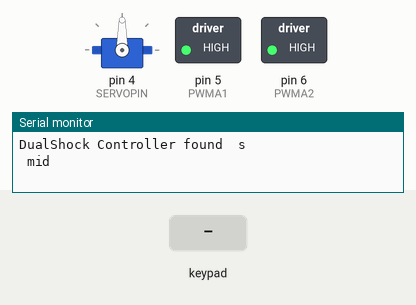
This sketch was run on a simulated Arduino Uno, built with avr-gcc and run on an emulated ATmega328P. On the bench: servo, switched loads named in the sketch (green lamp = pin HIGH), the last lines printed to the serial monitor. Inputs (shaded band) come from the test bench.

Above: at 1.5 s.
1.6 s: key 'U' pressed
At 1.8 s:
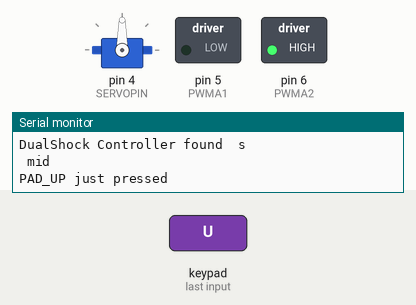
3.5 s: key 'D' pressed
At 3.71 s:
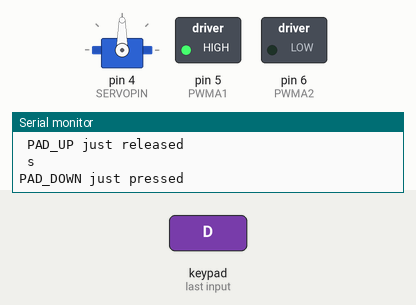
5.4 s: key 'O' pressed
At 5.63 s:
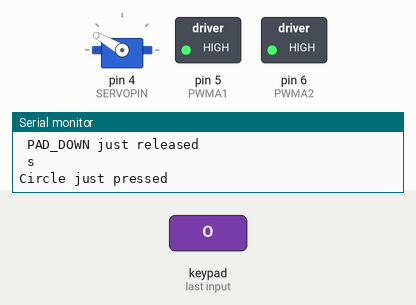
7.3 s: key 'S' pressed
At 7.54 s:
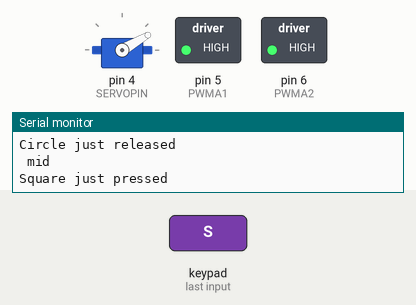
Timing chart, 0 to 10.2 s (numbered marks = the images above; inputs shaded):
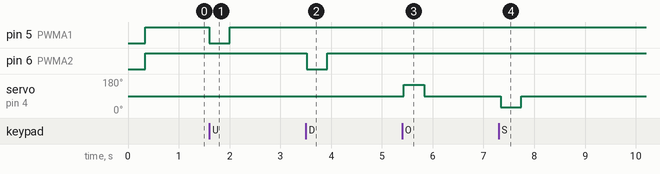

The sketch:

PS2_old.ino
```cpp
#include <Servo.h>
#include <PS2X_lib.h>  //for v1.6
PS2X ps2x;
Servo myservo;

#define PS2_DAT        A0  //14
#define PS2_CMD        A1  //15
#define PS2_SEL        A2  //16
#define PS2_CLK        A3  //17
#define PWMA1          5   //Motor A's pin
#define PWMA2          6   //Motor A's pin
#define SERVOPIN       4   //servo's pin

#define SERVOMIN 30      //the angle of servo
#define SERVOMID 90
#define SERVOMAX 150
#define TURNLEFT myservo.write(SERVOMIN)  //turn left
#define TURNMID myservo.write(SERVOMID)   //turn middle
#define TURNRIGHT myservo.write(SERVOMAX)  //turn right
#define MOTORFOWARD setMotor(255)   //motor foward
#define MOTORBACK setMotor(-255)     //motor back
#define MOTORSTOP setMotor(0)        //motor stop

bool EnableRockerR = 1;
bool EnableRockerL = 1;
int RMid = 0 ;
int LStop = 0 ;

#define pressures   false
#define rumble      false
int error = 0;
byte type = 0;
byte vibrate = 0;

void setup() {
  Serial.begin(57600);
  pinMode(PWMA1, OUTPUT);
  pinMode(PWMA2, OUTPUT);
  myservo.attach(SERVOPIN);
  SERVOMID;
  delay(300);
  error = ps2x.config_gamepad(PS2_CLK, PS2_CMD, PS2_SEL, PS2_DAT, pressures, rumble);

  if (error == 0) {
    Serial.print("Found Controller, configured successful ");
    Serial.print("pressures = ");
    if (pressures)
      Serial.println("true ");
    else
      Serial.println("false");
    Serial.print("rumble = ");
    if (rumble)
      Serial.println("true)");
    else
      Serial.println("false");
    Serial.println("Try out all the buttons, X will vibrate the controller, faster as you press harder;");
    Serial.println("holding L1 or R1 will print out the analog stick values.");
    Serial.println("Note: Go to www.billporter.info for updates and to report bugs.");
  }
  else if (error == 1)
    Serial.println("No controller found, check wiring, see readme.txt to enable debug. visit www.billporter.info for troubleshooting tips");

  else if (error == 2)
    Serial.println("Controller found but not accepting commands. see readme.txt to enable debug. Visit www.billporter.info for troubleshooting tips");

  else if (error == 3)
    Serial.println("Controller refusing to enter Pressures mode, may not support it. ");

  type = ps2x.readType();
  switch (type) {
    case 0:
      Serial.print("Unknown Controller type found ");
      break;
    case 1:
      Serial.print("DualShock Controller found ");
      break;
    case 2:
      Serial.print("GuitarHero Controller found ");
      break;
    case 3:
      Serial.print("Wireless Sony DualShock Controller found ");
      break;
  }
}
void(* resetFunc) (void) = 0;
void loop() {
  if (error == 1) //skip loop if no controller found
    resetFunc();
  ps2x.read_gamepad(false, vibrate); //read controller and set large motor to spin at 'vibrate' speed

  if (ps2x.Button(PSB_START))        //will be TRUE as long as button is pressed
    Serial.println("Start is being held");
  if (ps2x.Button(PSB_SELECT))
    Serial.println("Select is being held");


  if (ps2x.ButtonPressed(PSB_PAD_UP)) {
    Serial.println("PAD_UP just pressed");
    MOTORFOWARD;
    EnableRockerL = 0;
  }else if(ps2x.ButtonReleased(PSB_PAD_UP)) {
    Serial.println(" PAD_UP just released");
    MOTORSTOP;
    EnableRockerL = 1;
    LStop = 0;
  }

  if (ps2x.ButtonPressed(PSB_PAD_DOWN)) {
    Serial.println("PAD_DOWN just pressed");
    MOTORBACK;
    EnableRockerL = 0;
  }else if(ps2x.ButtonReleased(PSB_PAD_DOWN)) {
    Serial.println(" PAD_DOWN just released");
    MOTORSTOP;
    EnableRockerL = 1;
    LStop = 0;
  }

  if (EnableRockerL) {
    if (0 <= ps2x.Analog(PSS_LY) && ps2x.Analog(PSS_LY) < 100) {
      Serial.println(" f");
      MOTORFOWARD;
      LStop = 0;
    } else if (255 >= ps2x.Analog(PSS_LY) && ps2x.Analog(PSS_LY) > 170) {
      MOTORBACK;
      Serial.println(" b");
      LStop = 0;
    } else {
      if(LStop == 0){
        MOTORSTOP;
        Serial.println(" s");
        LStop ++;
      }
    }
  }


  if (ps2x.ButtonPressed(PSB_CIRCLE)) {             //will be TRUE if button was JUST pressed
    Serial.println("Circle just pressed");
    TURNRIGHT;
    EnableRockerR = 0;
  } else if (ps2x.ButtonReleased(PSB_CIRCLE)) {
    Serial.println("Circle just released");
    TURNMID;
    EnableRockerR = 1;
    RMid = 0;
  }

  if (ps2x.ButtonPressed(PSB_SQUARE)) {            //will be TRUE if button was JUST released
    Serial.println("Square just pressed");
    TURNLEFT;
    EnableRockerR = 0;
  } else if (ps2x.ButtonReleased(PSB_SQUARE)) {            //will be TRUE if button was JUST released
    Serial.println("Square just released");
    TURNMID;
    EnableRockerR = 1;
    RMid = 0;
  }

  if (EnableRockerR) {
    if (0 <= ps2x.Analog(PSS_RX) && ps2x.Analog(PSS_RX) < 100) {
      TURNLEFT;
      Serial.println(" l");
      RMid = 0;
    } else if (255 >= ps2x.Analog(PSS_RX) && ps2x.Analog(PSS_RX) > 160) {
      TURNRIGHT;
      Serial.println(" r");
      RMid = 0;
    } else {
      if(RMid == 0){
        TURNMID;
        Serial.println(" mid");
        RMid ++;
      }
    }
  }


  if (ps2x.NewButtonState(PSB_CROSS)) {             //will be TRUE if button was JUST pressed OR released
    Serial.println("X just changed");
    MOTORSTOP;
  }
  delay(50);
}


void setMotor(int m1Speed) //电机驱动函数
{
  if (m1Speed >= 0)
  {
    digitalWrite(PWMA2, HIGH);
    analogWrite(PWMA1, 255 - m1Speed);
  }
  else
  {
    digitalWrite(PWMA1, HIGH);
    analogWrite(PWMA2, m1Speed + 255);
  }
}
```

Measured:
- after the input at 1.6 s, pin 5 (PWMA1): HIGH → LOW at once, → HIGH 0.40 s later
- after the input at 3.5 s, pin 6 (PWMA2): HIGH → LOW at once, → HIGH 0.40 s later
- after the input at 5.4 s, servo on pin 4 (SERVOPIN): 90° → 150° at once, → 90° 0.40 s later
- after the input at 7.3 s, servo on pin 4 (SERVOPIN): 90° → 30° at once, → 90° 0.40 s later
